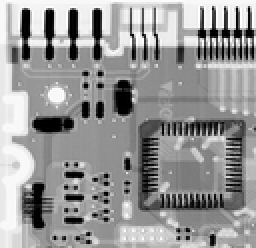
%> input picture p4/Fig0507.tif, 128 x 124 px, shrunk from 464 x 448 before the run (shown 2 times larger)
$ octave problem4_main_part2.m   (GNU Octave 9; MATLAB toolbox functions it lacks are replaced by stand-ins)
%> lines starting %> are read from the running program, lines starting %| are printed output that depends on the picture
### p4/gen_gaussian.m
function [ n_gaussian ] = gen_gaussian( mean, variance, M, N )
%GEN_GAUSSIAN
%   generate gaussian distribution from uniform distribution
n_gaussian = zeros(M, N);
for i = (1:M)
    for j = (1:N)
        x1 = rand();
        x2 = rand();
        n_gaussian(i,j) = sqrt(-2 * log(x1))*cos(2*pi*x2);
    end
end
n_gaussian = n_gaussian * variance + mean;
end

### p4/scale255.m
function [ imgg ] = scale255( imgf )
%SCALE255
% return is uint8 type

%imgf = double(imgf);
[M, N] = size(imgf);
K = 255;

minf = zeros(M, N) + min(min(imgf));
maxf = zeros(M, N) + max(max(imgf));
imgg = K * (imgf-minf) ./ (maxf - minf);
imgg = uint8(imgg);

end

### p4/replicate_padding.m
function [ imgg ] = replicate_padding( imgf, pad )
%REPLIACTE_PADDING
% imgf - img to be padded, pad - amount of padding

[M, N] = size(imgf);

% repmat(mat, row_rep, col_rep);
top = repmat(imgf(1, :), pad, 1);
button = repmat(imgf(M, :), pad, 1);
left = repmat(imgf(:, 1), 1, pad);
right = repmat(imgf(:, N), 1, pad);
lt = repmat(imgf(1,1), pad, pad);
rt = repmat(imgf(1,N), pad, pad);
lb = repmat(imgf(M,1), pad, pad);
rb = repmat(imgf(M,N), pad, pad);

imgg = [lt, top, rt; left, imgf, right; lb, button, rb];

end

### p4/arithmetic_mean.m
function [ imgg ] = arithmetic_mean( imgf, p )
%ARITHMIC_MEAN
%
[M, N] = size(imgf);
f = replicate_padding(imgf, p-1);
f = double(f);
g = zeros(M+p-1, N+p-1);
for i = ((p+1)/2:M+p-1+(p-1)/2)
    for j = ((p+1)/2:N+p-1+(p-1)/2)
        g(i, j) = sum(sum(f(i-(p-1)/2:i+(p-1)/2, j-(p-1)/2:j+(p-1)/2))) / p / p;
    end
end
imgg = uint8(g(p:M+p-1, p:N+p-1));
end

### p4/geometric_mean.m
function [ imgg ] = geometric_mean( imgf, p )
%GEOMETRY_MEAN
%
[M, N] = size(imgf);
f = replicate_padding(imgf, p-1);
f = double(f);
g = zeros(M+p-1, N+p-1);
for i = ((p+1)/2:M+p-1+(p-1)/2)
    for j = ((p+1)/2:N+p-1+(p-1)/2)
        g(i, j) = (prod(prod(f(i-(p-1)/2:i+(p-1)/2, j-(p-1)/2:j+(p-1)/2)))) ^ (1/p/p) ;
    end
end
imgg = uint8(g(p:M+p-1, p:N+p-1));
end

### p4/gen_saltpepper.m
function [ n_saltpepper ] = gen_saltpepper( salt, pepper, p_salt, p_pepper, M, N )
%GEN_SALTPEPPER
%
n_saltpepper  = zeros(M, N);
for i = (1:M)
    for j = (1:N)
        x = rand();
        if x < p_salt
            n_saltpepper(i, j) = salt;
        else
            if x < p_salt + p_pepper
                n_saltpepper(i, j) = pepper;
            end
        end
    end
end

end

### p4/contra_harmonic.m
function [ imgg ] = contra_harmonic( imgf, p, Q )
%CONTRA_HARMONIC
%
[M, N] = size(imgf);
f = replicate_padding(imgf, p-1);
f = double(f);
g = zeros(M+p-1, N+p-1);
for i = ((p+1)/2:M+p-1+(p-1)/2)
    for j = ((p+1)/2:N+p-1+(p-1)/2)
        g(i, j) = sum(sum(f(i-(p-1)/2:i+(p-1)/2, j-(p-1)/2:j+(p-1)/2) .^ (Q+1))) / ...
                    sum(sum(f(i-(p-1)/2:i+(p-1)/2, j-(p-1)/2:j+(p-1)/2) .^ Q));
    end
end
imgg = scale255(g(p:M+p-1, p:N+p-1));
imgg = uint8(imgg);
end

### p4/median_spatial.m
function [ imgg ] = median_spatial( imgf, p )
%MEDIAN
%
[M, N] = size(imgf);
f = replicate_padding(imgf, p-1);
f = double(f);
g = zeros(M+p-1, N+p-1);
for i = ((p+1)/2:M+p-1+(p-1)/2)
    for j = ((p+1)/2:N+p-1+(p-1)/2)
        spatial = f(i-(p-1)/2:i+(p-1)/2, j-(p-1)/2:j+(p-1)/2);
        g(i, j) = median(spatial(:));
    end
end
imgg = uint8(g(p:M+p-1, p:N+p-1));

end

### p4/max_spatial.m
function [ imgg ] = max_spatial( imgf, p )
%MAX_SPATIAL
%
[M, N] = size(imgf);
f = replicate_padding(imgf, p-1);
f = double(f);
g = zeros(M+p-1, N+p-1);
for i = ((p+1)/2:M+p-1+(p-1)/2)
    for j = ((p+1)/2:N+p-1+(p-1)/2)
        spatial = f(i-(p-1)/2:i+(p-1)/2, j-(p-1)/2:j+(p-1)/2);
        g(i, j) = max(spatial(:));
    end
end
imgg = uint8(g(p:M+p-1, p:N+p-1));


end

### p4/min_spatial.m
function [ imgg ] = min_spatial( imgf, p )
%MIN_SPATIAL
%
[M, N] = size(imgf);
f = replicate_padding(imgf, p-1);
f = double(f);
g = zeros(M+p-1, N+p-1);
for i = ((p+1)/2:M+p-1+(p-1)/2)
    for j = ((p+1)/2:N+p-1+(p-1)/2)
        spatial = f(i-(p-1)/2:i+(p-1)/2, j-(p-1)/2:j+(p-1)/2);
        g(i, j) = min(spatial(:));
    end
end
imgg = uint8(g(p:M+p-1, p:N+p-1));


end

### p4/alpha_trimmed.m
function [ imgg ] = alpha_trimmed( imgf, p, d )
%ALPHA_TRIMMED
%
[M, N] = size(imgf);
f = replicate_padding(imgf, p-1);
f = double(f);
g = zeros(M+p-1, N+p-1);
for i = ((p+1)/2:M+p-1+(p-1)/2)
    for j = ((p+1)/2:N+p-1+(p-1)/2)
        t = f(i-(p-1)/2:i+(p-1)/2, j-(p-1)/2:j+(p-1)/2);
        tt = sort(t(:));
        g(i, j) = sum(tt( fix(d/2)+1 : p*p-(d-fix(d/2)) )) / (p*p - d);
    end
end
imgg = uint8(g(p:M+p-1, p:N+p-1));

end

### p4/problem4_main_part2.m
% DIP problem 4 part 2
% Restoration in the presence of noisy only
% author: wang.yiqing
% Dependent function: all dependency listed in part1,
% min_spatial, max_spatial, geometric_mean, arithmetic_meam,
% contra_harmonic, median_spatial, alpha_trimmed, replicate_padding

% ========================================================================

fp_circuit = 'Fig0507.tif';
f_origin = imread(fp_circuit);
%> f_origin is the input picture: size 124x128 uint8; min 0, max 255, mean 151
figure, imshow(f_origin);
[M, N] = size(f_origin);
%> M = 124; N = 128
figure, imhist(f_origin);

% graph 5.7 - add gaussian, 3x3 arithmic mean, 3x3 geometric mean
gaussian_mean = 80;
gaussian_variance = 25;
n_gaussian = gen_gaussian(gaussian_mean, gaussian_variance, M, N);
%> after the loop in gen_gaussian, `for i = (1:M)`:
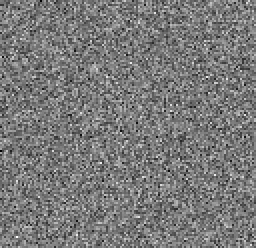
%> n_gaussian: size 124x128 double (shown 2 times larger); min -3.76, max 4.09, mean -0.00187; drawn with min black and max white
f_gaussian = scale255(double(f_origin) + n_gaussian);
%> in scale255, `minf = zeros(M, N) + min(min(imgf));`: minf: size 124x128 double; every value is 1.07
%> in scale255, `maxf = zeros(M, N) + max(max(imgf));`: maxf: size 124x128 double; every value is 407.1
%> in scale255, `imgg = K * (imgf-minf) ./ (maxf - minf);`:
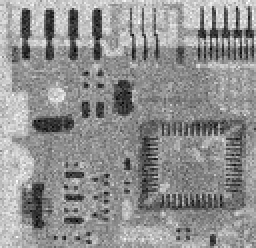
%> imgg: size 124x128 double (shown 2 times larger); min 0, max 255, mean 144.4
figure, imshow(f_gaussian);
f_gau_arimean = arithmetic_mean(f_gaussian, 3);
%> in replicate_padding, `top = repmat(imgf(1, :), pad, 1);`: top = 128 columns, first 8: [206 204 190 204 191 200 207 207; 206 204 190 204 191 200 207 207]
%> in replicate_padding, `button = repmat(imgf(M, :), pad, 1);`: button = 128 columns, first 8: [222 179 195 220 194 190 201 194; 222 179 195 220 194 190 201 194]
%> in replicate_padding, `left = repmat(imgf(:, 1), 1, pad);`: left = 124 rows, first 12: [206 206; 202 202; 172 172; 223 223; 222 222; 184 184; 215 215; 218 218; 211 211; 207 207; 187 187; 217 217]
%> in replicate_padding, `right = repmat(imgf(:, N), 1, pad);`: right = 124 rows, first 12: [212 212; 209 209; 220 220; 196 196; 179 179; 186 186; 195 195; 207 207; 194 194; 196 196; 211 211; 187 187]
%> in replicate_padding, `lt = repmat(imgf(1,1), pad, pad);`: lt = [206 206; 206 206]
%> in replicate_padding, `rt = repmat(imgf(1,N), pad, pad);`: rt = [212 212; 212 212]
%> in replicate_padding, `lb = repmat(imgf(M,1), pad, pad);`: lb = [222 222; 222 222]
%> in replicate_padding, `rb = repmat(imgf(M,N), pad, pad);`: rb = [133 133; 133 133]
f_gau_geomean = geometric_mean(f_gaussian, 3);
figure, imshow(f_gau_arimean);
figure, imshow(f_gau_geomean);
imwrite(f_gaussian, '42-gaussian.png');
imwrite(f_gau_arimean, '42-gau-arimean.png');
imwrite(f_gau_geomean, '42-gau-geomean.png');

% graph 5.8 - pepper noise and salt noise, contraharmonic Q=1.5 and Q=-1.5
pepper = -255;
salt = 255;
p_pepper = 0.1;
p_salt = 0.1;
n_pepper = gen_saltpepper(0, pepper, 0, p_pepper, M, N);
%> after the loop in gen_saltpepper, `for i = (1:M)`:
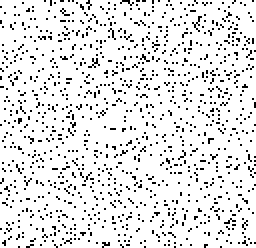
%> n_saltpepper: size 124x128 double (shown 2 times larger); values -255 (black) and 0 (white), 89.9% white; black in thin lines or dots
n_salt = gen_saltpepper(salt, 0, p_salt, 0, M, N);
%> after the loop in gen_saltpepper (call 2), `for i = (1:M)`: n_saltpepper: size 124x128 double; 10% white in thin lines or dots
f_pepper = uint8(double(f_origin) + n_pepper);
f_salt = uint8(double(f_origin) + n_salt);
figure, imshow(f_pepper);
figure, imshow(f_salt);
f_pepper_contraharmo = contra_harmonic(f_pepper, 3, 1.5);
%> in replicate_padding (call 3), `left = repmat(imgf(:, 1), 1, pad);`: left = 124 rows, first 12: [248 248; 248 248; 248 248; 0 0; 248 248; 248 248; 248 248; 248 248; 248 248; 248 248; 0 0; 0 0]
%> in replicate_padding (call 3), `right = repmat(imgf(:, N), 1, pad);`: right = 124 rows, first 12: [248 248; 247 247; 242 242; 241 241; 238 238; 238 238; 237 237; 237 237; 236 236; 235 235; 235 235; 235 235]
%> in scale255 (call 2), `minf = zeros(M, N) + min(min(imgf));`: minf: size 124x128 double; every value is 1
%> in scale255 (call 2), `maxf = zeros(M, N) + max(max(imgf));`: maxf: size 124x128 double; every value is 249.2
f_salt_contraharmo = contra_harmonic(f_salt, 3, -1.5);
%> in replicate_padding (call 4), `left = repmat(imgf(:, 1), 1, pad);`: left = 124 rows, first 12: [248 248; 248 248; 248 248; 248 248; 255 255; 248 248; 248 248; 248 248; 248 248; 248 248; 248 248; 248 248]
%> in replicate_padding (call 4), `right = repmat(imgf(:, N), 1, pad);`: right = 124 rows, first 12: [248 248; 247 247; 242 242; 241 241; 238 238; 238 238; 255 255; 237 237; 236 236; 255 255; 235 235; 235 235]
%> in scale255 (call 3), `minf = zeros(M, N) + min(min(imgf));`: minf: size 124x128 double; every value is 1.23
%> in scale255 (call 3), `maxf = zeros(M, N) + max(max(imgf));`: maxf: size 124x128 double; every value is 251.8
figure, imshow(f_pepper_contraharmo);
figure, imshow(f_salt_contraharmo);
imwrite(f_pepper, '42-pepper.png');
imwrite(f_salt, '42-salt.png');
imwrite(f_salt_contraharmo, '42-salt-contraharmo.png');
imwrite(f_pepper_contraharmo, '42-pepper-contraharmo.png');

% graph 5.9 - pepper noise and salt noise contraharmonic Q=-1.5 and Q=1.5
f_pepper_contraharmo_bad = contra_harmonic(f_pepper, 3, -1.5);
%> in replicate_padding (call 5), `left = repmat(imgf(:, 1), 1, pad);`: left = 124 rows, first 12: [248 248; 248 248; 248 248; 0 0; 248 248; 248 248; 248 248; 248 248; 248 248; 248 248; 0 0; 0 0]
%> in replicate_padding (call 5), `right = repmat(imgf(:, N), 1, pad);`: right = 124 rows, first 12: [248 248; 247 247; 242 242; 241 241; 238 238; 238 238; 237 237; 237 237; 236 236; 235 235; 235 235; 235 235]
%> in scale255 (call 4), `minf = zeros(M, N) + min(min(imgf));`: minf: size 124x128 double; every value is 1.21
%> in scale255 (call 4), `maxf = zeros(M, N) + max(max(imgf));`: maxf: size 124x128 double; every value is 249.1
%> in scale255 (call 4), `imgg = K * (imgf-minf) ./ (maxf - minf);`:
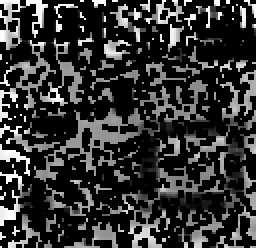
%> imgg: size 124x128 double (shown 2 times larger); 65.82% of the values are NaN or infinite; the others: min 0, max 255, mean 151.9; drawn with min black, max white, NaN and infinite black
f_salt_contraharmo_bad = contra_harmonic(f_salt, 3, 1.5);
%> call 4 of contra_harmonic, with p = 3, Q = 1.5
%> in replicate_padding (call 6), `left = repmat(imgf(:, 1), 1, pad);`: left = 124 rows, first 12: [248 248; 248 248; 248 248; 248 248; 255 255; 248 248; 248 248; 248 248; 248 248; 248 248; 248 248; 248 248]
%> in replicate_padding (call 6), `right = repmat(imgf(:, N), 1, pad);`: right = 124 rows, first 12: [248 248; 247 247; 242 242; 241 241; 238 238; 238 238; 255 255; 237 237; 236 236; 255 255; 235 235; 235 235]
%> after the loop in contra_harmonic (call 4), `for i = ((p+1)/2:M+p-1+(p-1)/2)`:
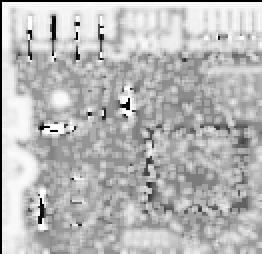
%> g: size 127x131 double (shown 2 times larger); 0.03% of the values are NaN or infinite; the others: min 0, max 255, mean 184; drawn with min black, max white, NaN and infinite black
%> in scale255 (call 5), `maxf = zeros(M, N) + max(max(imgf));`: maxf: size 124x128 double; every value is 255
figure, imshow(f_pepper_contraharmo_bad);
figure, imshow(f_salt_contraharmo_bad);
imwrite(f_salt_contraharmo_bad, '42-salt-contraharmo_bad.png');
imwrite(f_pepper_contraharmo_bad, '42-pepper-contraharmo_bad.png');

% graph 5.10 - pepper&salt noise, median 3 times
pepper = -255;
salt = 255;
p_pepper = 0.1;
p_salt = 0.1;
n_peppersalt = gen_saltpepper(salt, pepper, p_salt, p_pepper, M, N);
%> call 3 of gen_saltpepper, with salt = 255, pepper = -255, p_salt = 0.1, p_pepper = 0.1, M = 124, N = 128
%> after the loop in gen_saltpepper (call 3), `for i = (1:M)`:
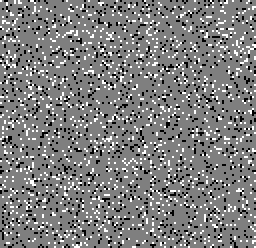
%> n_saltpepper: size 124x128 double (shown 2 times larger); min -255, max 255, mean -0.4; drawn with min black and max white
f_peppersalt = uint8(double(f_origin) + n_peppersalt);
figure, imshow(f_peppersalt);
f_pepsalt_median_1 = median_spatial(f_peppersalt, 3);
%> in replicate_padding (call 7), `left = repmat(imgf(:, 1), 1, pad);`: left = 124 rows, first 12: [255 255; 248 248; 248 248; 248 248; 248 248; 248 248; 248 248; 248 248; 248 248; 248 248; 248 248; 248 248]
%> in replicate_padding (call 7), `right = repmat(imgf(:, N), 1, pad);`: right = 124 rows, first 12: [248 248; 247 247; 242 242; 255 255; 238 238; 238 238; 237 237; 0 0; 236 236; 235 235; 0 0; 235 235]
f_pepsalt_median_2 = median_spatial(f_pepsalt_median_1, 3);
%> call 2 of median_spatial, with p = 3
%> in replicate_padding (call 8), `left = repmat(imgf(:, 1), 1, pad);`: left = 124 rows, first 12: [248 248; 248 248; 248 248; 248 248; 248 248; 248 248; 248 248; 248 248; 248 248; 248 248; 248 248; 248 248]
%> in replicate_padding (call 8), `right = repmat(imgf(:, N), 1, pad);`: right = 124 rows, first 12: [248 248; 247 247; 247 247; 242 242; 254 254; 238 238; 238 238; 237 237; 235 235; 235 235; 235 235; 235 235]
%> after the loop in median_spatial (call 2), `for i = ((p+1)/2:M+p-1+(p-1)/2)`:
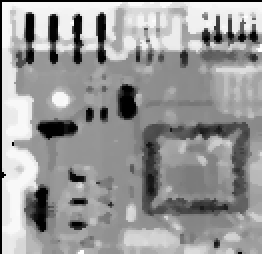
%> g: size 127x131 double (shown 2 times larger); min 0, max 255, mean 152.3
f_pepsalt_median_3 = median_spatial(f_pepsalt_median_2, 3);
%> in replicate_padding (call 9), `right = repmat(imgf(:, N), 1, pad);`: right = 124 rows, first 12: [248 248; 247 247; 247 247; 242 242; 242 242; 238 238; 238 238; 237 237; 236 236; 235 235; 235 235; 235 235]
figure, imshow(f_pepsalt_median_1);
figure, imshow(f_pepsalt_median_2);
figure, imshow(f_pepsalt_median_3);
imwrite(f_peppersalt, '42-peppersalt.png');
imwrite(f_pepsalt_median_1, '42-pepsalt-median-1.png');
imwrite(f_pepsalt_median_2, '42-pepsalt-median-2.png');
imwrite(f_pepsalt_median_3, '42-pepsalt-median-3.png');

% graph 5.11 - pepper noise max filtering, salt noise min filtering
f_pepper_max = max_spatial(f_pepper, 3);
%> in replicate_padding (call 10), `left = repmat(imgf(:, 1), 1, pad);`: left = 124 rows, first 12: [248 248; 248 248; 248 248; 0 0; 248 248; 248 248; 248 248; 248 248; 248 248; 248 248; 0 0; 0 0]
%> in replicate_padding (call 10), `right = repmat(imgf(:, N), 1, pad);`: right = 124 rows, first 12: [248 248; 247 247; 242 242; 241 241; 238 238; 238 238; 237 237; 237 237; 236 236; 235 235; 235 235; 235 235]
f_salt_min = min_spatial(f_salt, 3);
%> in replicate_padding (call 11), `left = repmat(imgf(:, 1), 1, pad);`: left = 124 rows, first 12: [248 248; 248 248; 248 248; 248 248; 255 255; 248 248; 248 248; 248 248; 248 248; 248 248; 248 248; 248 248]
%> in replicate_padding (call 11), `right = repmat(imgf(:, N), 1, pad);`: right = 124 rows, first 12: [248 248; 247 247; 242 242; 241 241; 238 238; 238 238; 255 255; 237 237; 236 236; 255 255; 235 235; 235 235]
figure, imshow(f_pepper_max);
figure, imshow(f_salt_min);
imwrite(f_pepper_max, '42-pepper-max.png');
imwrite(f_salt_min, '42-salt-min.png');

% graph 5.12 - uniform noise, then add pepper0.1salt0.1
% 5x5 arithmetic mean, 5x5 geometric mean, 5x5 median, 5x5 alpha-trimmed mean
pepper = -255;
salt = 255;
p_pepper = 0.1;
p_salt = 0.1;
n_uniform = unifrnd(0, 70, M, N);
f_uniform = scale255(double(f_origin) + n_uniform);
n_peppersalt = gen_saltpepper(salt, pepper, p_salt, p_pepper, M, N);
f_unipepsalt = uint8(double(f_uniform) + n_peppersalt);
f_unipepsalt_arimean = arithmetic_mean(f_unipepsalt, 5);
%> in replicate_padding (call 12), `left = repmat(imgf(:, 1), 1, pad);`: left = 124 rows, first 8: [202 202 202 202; 233 233 233 233; 0 0 0 0; 213 213 213 213; 202 202 202 202; 212 212 212 212; 221 221 221 221; 238 238 238 238]
%> in replicate_padding (call 12), `right = repmat(imgf(:, N), 1, pad);`: right = 124 rows, first 8: [209 209 209 209; 226 226 226 226; 208 208 208 208; 228 228 228 228; 225 225 225 225; 0 0 0 0; 198 198 198 198; 255 255 255 255]
f_unipepsalt_geomean = geometric_mean(f_unipepsalt, 5);
f_unipepsalt_median = median_spatial(f_unipepsalt, 5);
f_unipepsalt_alpha = alpha_trimmed(f_unipepsalt, 5, 5);
figure, imshow(f_uniform);
figure, imshow(f_unipepsalt);
figure, imshow(f_unipepsalt_arimean);
figure, imshow(f_unipepsalt_geomean);
figure, imshow(f_unipepsalt_median);
figure, imshow(f_unipepsalt_alpha);
imwrite(f_uniform, '42-uniform.png');
imwrite(f_unipepsalt, '42-unipepsalt.png');
imwrite(f_unipepsalt_arimean, '42-unipepsalt-arimean.png');
imwrite(f_unipepsalt_geomean, '42-unipepsalt-geomean.png');
imwrite(f_unipepsalt_median, '42-unipepsalt-median.png');
imwrite(f_unipepsalt_alpha, '42-unipepsalt-alpha.png');
